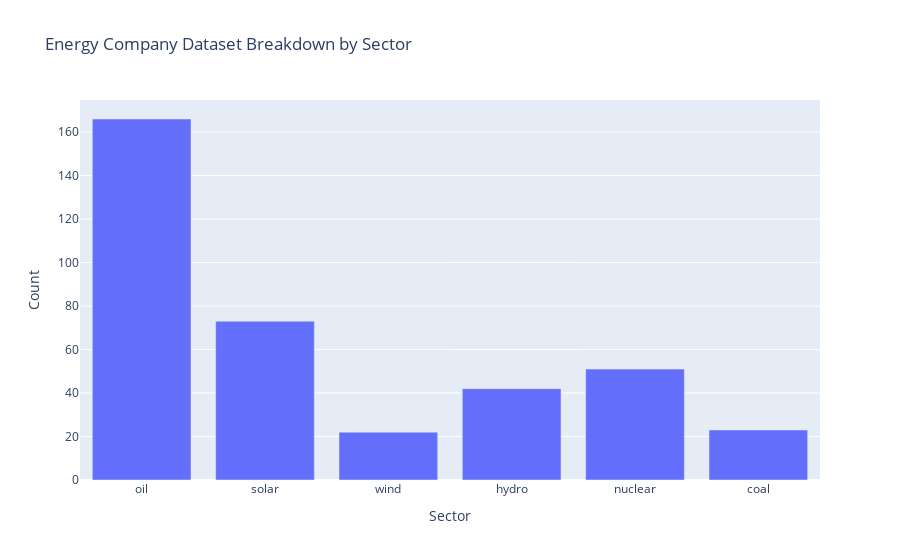
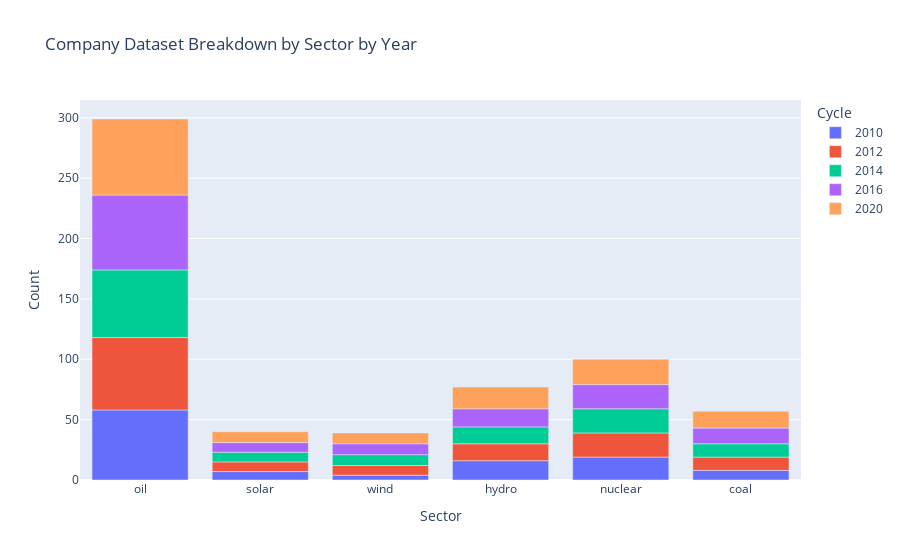

The notebook cell these images were saved under, in order:
### Code cell
import plotly.express as px
import os

# Get the counts of companies
sectors = ["oil", "solar", "wind", "hydro", "nuclear", "coal"]
cycles = ["2010", "2012", "2014", "2016", "2020"]


comp_count_df = pd.DataFrame(columns=["Sector", "Count"])
for sector in sectors:
    path = f"data/{sector}/{sector}-companies.csv"
    sector_df = pd.read_csv(path)
    row_to_add = {}
    row_to_add["Sector"] = sector
    row_to_add["Count"] = len(sector_df)
    comp_count_df = comp_count_df.append(row_to_add, ignore_index=True)

comp_count_year_df = pd.DataFrame(columns=["Sector", "Year", "Count"])
for cycle in cycles:
    for sector in sectors:
        dir_path = f"data/{sector}/{cycle}/"
        file_count = len(os.listdir(dir_path))

        row_to_add = {}
        row_to_add["Cycle"] = cycle
        row_to_add["Sector"] = sector
        row_to_add["Count"] = file_count
        comp_count_year_df = comp_count_year_df.append(row_to_add, ignore_index=True)

comp_count_df.to_csv("viz-data/comp_count.csv")
fig_all = px.bar(comp_count_df, x="Sector", y="Count", title="Energy Company Dataset Breakdown by Sector")
fig_all.show()

comp_count_year_df.to_csv("viz-data/company_count_by_year.csv")
fig_years = px.bar(comp_count_year_df, x="Sector", y="Count", color="Cycle", title="Company Dataset Breakdown by Sector by Year")
fig_years.show()

### Figure 1 — Plotly figure (JSON) as saved in the notebook; plotly's stock layout.template omitted (floating-point values rounded to 4 significant figures)
{"data": [{"alignmentgroup": "True", "hovertemplate": "Sector=%{x}<br>Count=%{y}<extra></extra>", "legendgroup": "", "marker": {"color": "#636efa"}, "name": "", "offsetgroup": "", "orientation": "v", "showlegend": false, "textposition": "auto", "type": "bar", "x": ["oil", "solar", "wind", "hydro", "nuclear", "coal"], "xaxis": "x", "y": [166, 73, 22, 42, 51, 23], "yaxis": "y"}], "layout": {"barmode": "relative", "legend": {"tracegroupgap": 0}, "title": {"text": "Energy Company Dataset Breakdown by Sector"}, "xaxis": {"anchor": "y", "domain": [0, 1], "title": {"text": "Sector"}}, "yaxis": {"anchor": "x", "domain": [0, 1], "title": {"text": "Count"}}}}

### Figure 2 — Plotly figure (JSON) as saved in the notebook; plotly's stock layout.template omitted (floating-point values rounded to 4 significant figures)
{"data": [{"alignmentgroup": "True", "hovertemplate": "Cycle=2010<br>Sector=%{x}<br>Count=%{y}<extra></extra>", "legendgroup": "2010", "marker": {"color": "#636efa"}, "name": "2010", "offsetgroup": "2010", "orientation": "v", "showlegend": true, "textposition": "auto", "type": "bar", "x": ["oil", "solar", "wind", "hydro", "nuclear", "coal"], "xaxis": "x", "y": [58, 7, 4, 16, 19, 8], "yaxis": "y"}, {"alignmentgroup": "True", "hovertemplate": "Cycle=2012<br>Sector=%{x}<br>Count=%{y}<extra></extra>", "legendgroup": "2012", "marker": {"color": "#EF553B"}, "name": "2012", "offsetgroup": "2012", "orientation": "v", "showlegend": true, "textposition": "auto", "type": "bar", "x": ["oil", "solar", "wind", "hydro", "nuclear", "coal"], "xaxis": "x", "y": [60, 8, 8, 14, 20, 11], "yaxis": "y"}, {"alignmentgroup": "True", "hovertemplate": "Cycle=2014<br>Sector=%{x}<br>Count=%{y}<extra></extra>", "legendgroup": "2014", "marker": {"color": "#00cc96"}, "name": "2014", "offsetgroup": "2014", "orientation": "v", "showlegend": true, "textposition": "auto", "type": "bar", "x": ["oil", "solar", "wind", "hydro", "nuclear", "coal"], "xaxis": "x", "y": [56, 8, 9, 14, 20, 11], "yaxis": "y"}, {"alignmentgroup": "True", "hovertemplate": "Cycle=2016<br>Sector=%{x}<br>Count=%{y}<extra></extra>", "legendgroup": "2016", "marker": {"color": "#ab63fa"}, "name": "2016", "offsetgroup": "2016", "orientation": "v", "showlegend": true, "textposition": "auto", "type": "bar", "x": ["oil", "solar", "wind", "hydro", "nuclear", "coal"], "xaxis": "x", "y": [62, 8, 9, 15, 20, 13], "yaxis": "y"}, {"alignmentgroup": "True", "hovertemplate": "Cycle=2020<br>Sector=%{x}<br>Count=%{y}<extra></extra>", "legendgroup": "2020", "marker": {"color": "#FFA15A"}, "name": "2020", "offsetgroup": "2020", "orientation": "v", "showlegend": true, "textposition": "auto", "type": "bar", "x": ["oil", "solar", "wind", "hydro", "nuclear", "coal"], "xaxis": "x", "y": [63, 9, 9, 18, 21, 14], "yaxis": "y"}], "layout": {"barmode": "relative", "legend": {"title": {"text": "Cycle"}, "tracegroupgap": 0}, "title": {"text": "Company Dataset Breakdown by Sector by Year"}, "xaxis": {"anchor": "y", "domain": [0, 1], "title": {"text": "Sector"}}, "yaxis": {"anchor": "x", "domain": [0, 1], "title": {"text": "Count"}}}}
